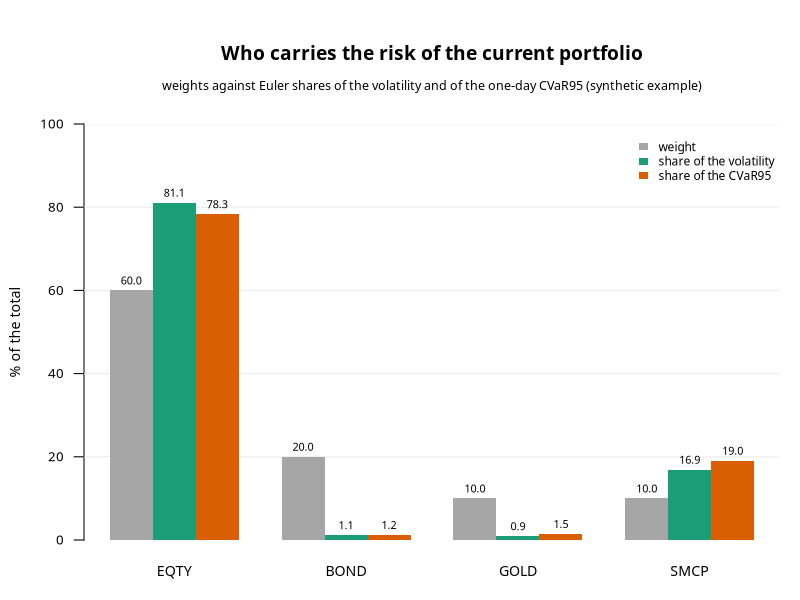

The R source for this figure:
# Generates img/contributions.png: for each asset of the current portfolio
# of the synthetic example, its weight next to its share of the
# volatility and of the CVaR95 (Euler contributions, from
# examples/contributions.csv). A 10% position can carry far more than
# 10% of the risk: here the two equity assets carry almost all of it.
#
# Run from the repository root, after examples/analysis.jl.

col_weight <- "grey65"
col_vol <- "#1b9e77"
col_cvar <- "#d95f02"

contrib <- read.csv("examples/contributions.csv")
M <- 100 * t(as.matrix(contrib[, c("weight", "vol", "cvar")]))
colnames(M) <- contrib$asset

# Spectral is the font of the GitHub page (geoteo.net/static/style.css);
# the Cairo device is needed to reference it by family name.
png("img/contributions.png", width = 1800, height = 850, res = 150, type = "cairo")
par(mar = c(3, 4.2, 6.2, 1), family = "Spectral")

mids <- barplot(M,
    beside = TRUE, col = c(col_weight, col_vol, col_cvar), border = NA,
    ylim = c(0, 100), las = 1, ylab = "% of the total", cex.axis = 0.8, cex.names = 0.85, cex.lab = 0.85
)
abline(h = seq(20, 100, by = 20), col = "grey92")
barplot(M, beside = TRUE, col = c(col_weight, col_vol, col_cvar), border = NA, add = TRUE, axes = FALSE, names.arg = rep("", ncol(M)))
text(mids, M, sprintf("%.1f", M), pos = 3, cex = 0.65, offset = 0.3)

mtext("Who carries the risk of the current portfolio", side = 3, line = 3.0, cex = 1.15, font = 2)
mtext("weights against Euler shares of the volatility and of the one-day CVaR95 (synthetic example)", side = 3, line = 1.5, cex = 0.75)

legend("topright",
    legend = c("weight", "share of the volatility", "share of the CVaR95"),
    fill = c(col_weight, col_vol, col_cvar), border = NA, bty = "n", cex = 0.72, inset = c(0.0, 0.02)
)

dev.off()
